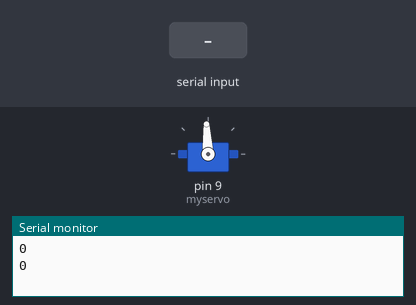
Bench run of a sketch on a simulated Arduino Uno, built with avr-gcc and run on an emulated ATmega328P. Shown: servo, the last lines printed to the serial monitor. The test bench sets the inputs (shaded band).

Above: at 1.2 s.
1.3 s: "90,45\n" received over Serial
At 2.4 s:
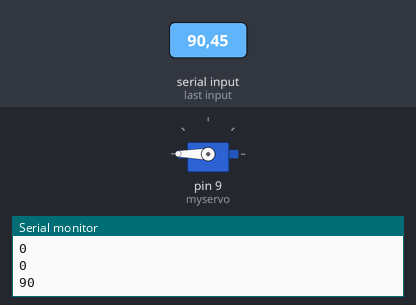
4.3 s: "30,150\n" received over Serial
At 7.1 s:
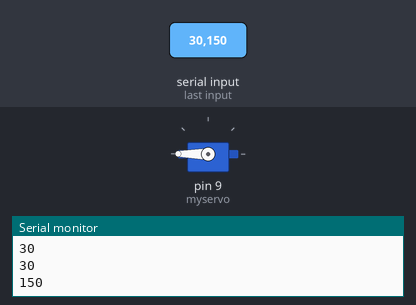
7.3 s: "5\n" received over Serial
Timing chart, 0 to 12.7 s (numbered marks = the images above; inputs shaded):
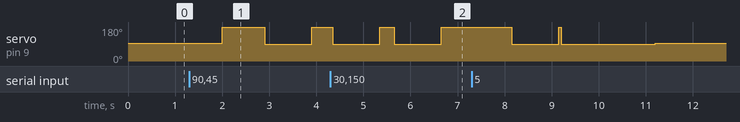

The sketch:

servotest_360.ino
```cpp
#include <Servo.h> // Include the Servo library
#include <Arduino.h>

Servo myservo; // Create a servo object

int pos = 0;

void setup() {
  myservo.attach(9); // Attach the servo to pin 9
  Serial.begin(9600); // Initialize the serial communication at 9600 baud rate

}

void loop() {

  if (Serial.available()) { // Check if there is any data in the serial buffer
     pos = Serial.parseInt(); // Read the input as a String object
   }

  if(pos == 0)
  {
    Serial.println(pos);
    myservo.writeMicroseconds(1500);
  }

  if(pos>0)
  {
    Serial.println(pos);
    myservo.write(180);
    delay(pos*10);
    Serial.println(pos);
    myservo.write(90);
  }
  // 等待1秒钟
  delay(500);

  // 逆时针旋转180度
  if(pos<0)
  {
    Serial.println(pos);
    pos = -pos;
    myservo.write(0);
    delay(pos*10);
    myservo.write(90);

  }
  delay(500);

  // if(pos>0)
  // {
  //   Serial.println(pos);
  //   for (int i = 0; i < pos; i++)
  //   {
  //     //myservo.write(i);
  //     myservo.writeMicroseconds(1300);
  //     Serial.println(i);
  //     delay(150); // 控制旋转速度
  //   }
  //   Serial.println(pos);
  // } // 顺时针旋转

  // if(pos<0)
  // {

  //   for (int i = -pos; i > 0; i--)
  //   {
  //     myservo.write(i);
  //     //myservo.writeMicroseconds(1500);

  //     Serial.println(pos);
  //     delay(100); // 控制旋转速度
  //   }
  // }
  // // 逆时针旋转
  // myservo.writeMicroseconds(1500);
  // // 等待1秒钟
  // delay(1000);

  // if(pos)
  // {
  //   Serial.println(pos);
  //   myservo.writeMicroseconds(1700);

  // }

  // //myservo.writeMicroseconds(1500);  // 设置中心位置（速度为0）
  // //delay(800);                      // 等待1秒
  // myservo.writeMicroseconds(-20);  // 设置反转方向
  // delay(800);                      // 等待1秒
  // //myservo.writeMicroseconds(2000);  // 设置正转方向
  // //delay(800);                      // 等待1秒
  // // delay(15);
}
```

Measured:
- after the input at 1.3 s, servo on pin 9 (myservo): 93° → 180° after 0.70 s, → 90° 0.90 s later, → 180° 1.0 s later
